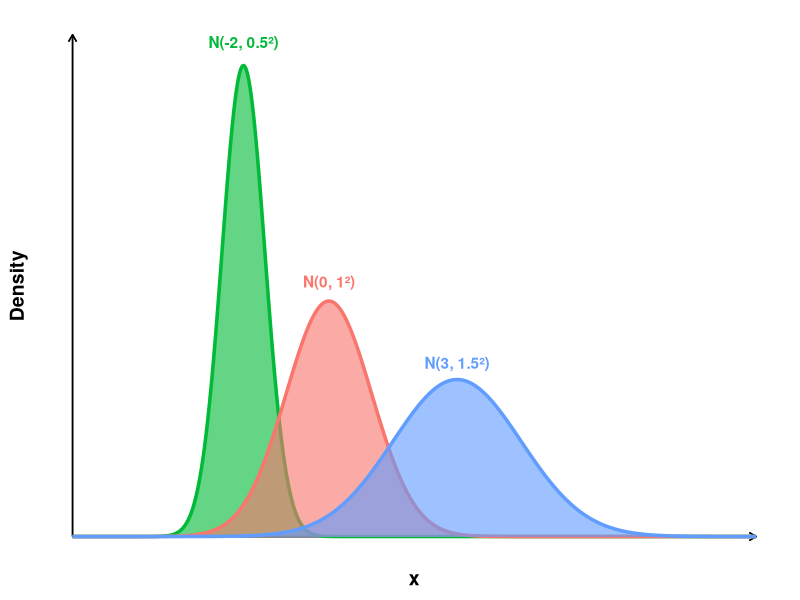
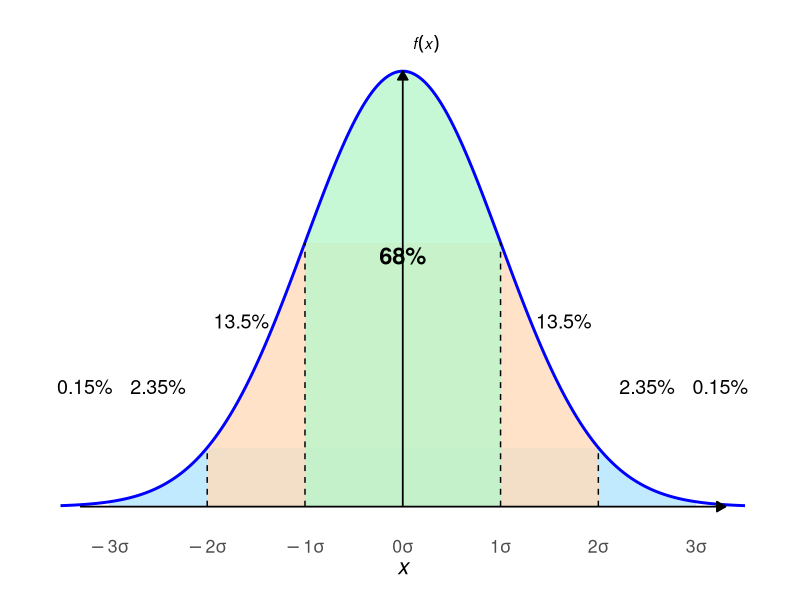
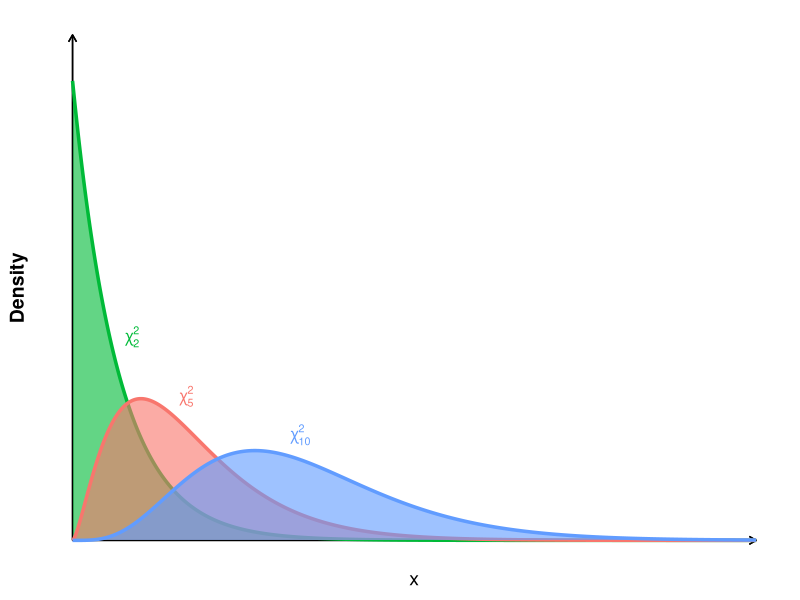
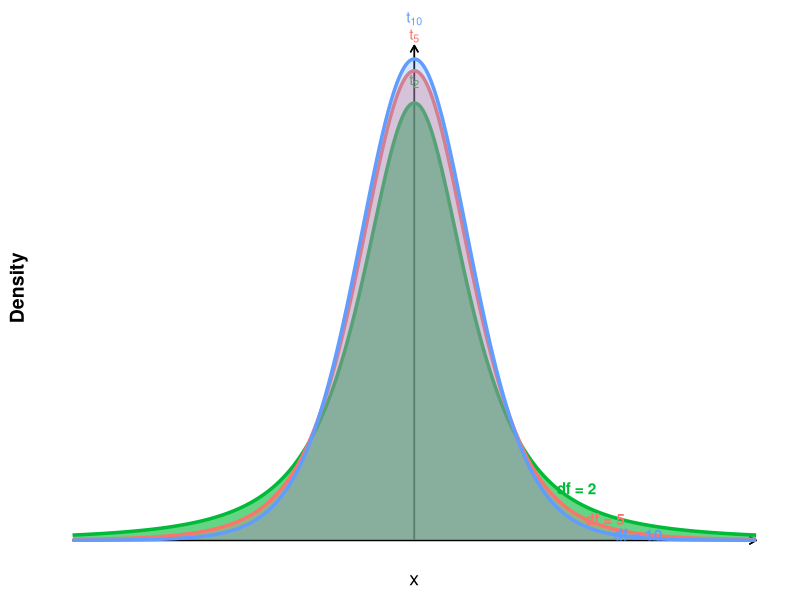
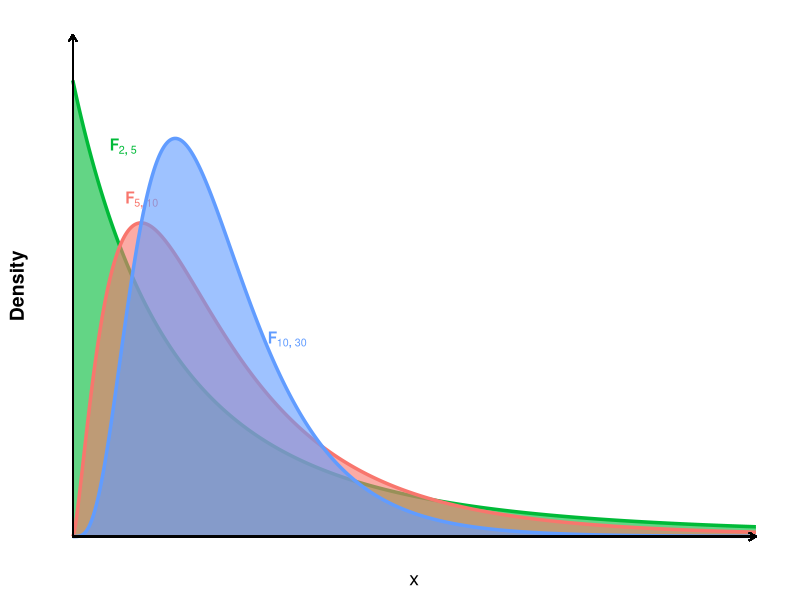
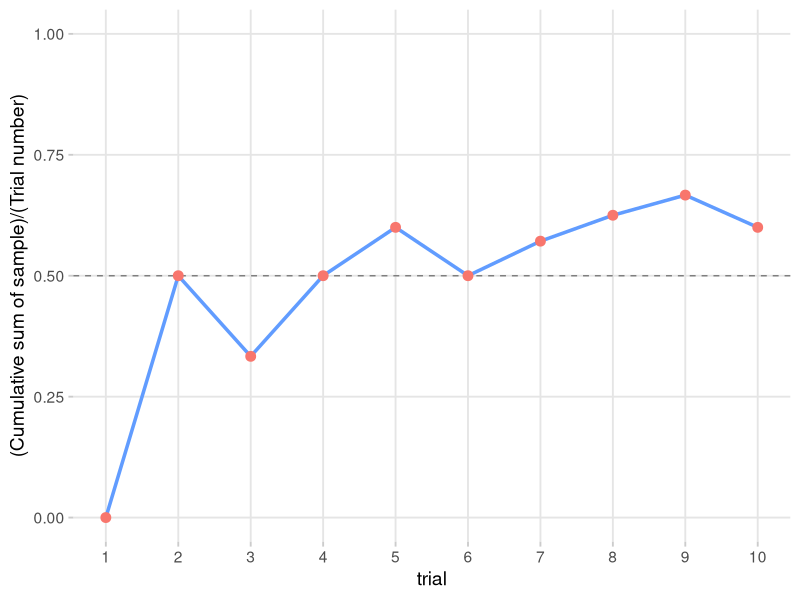
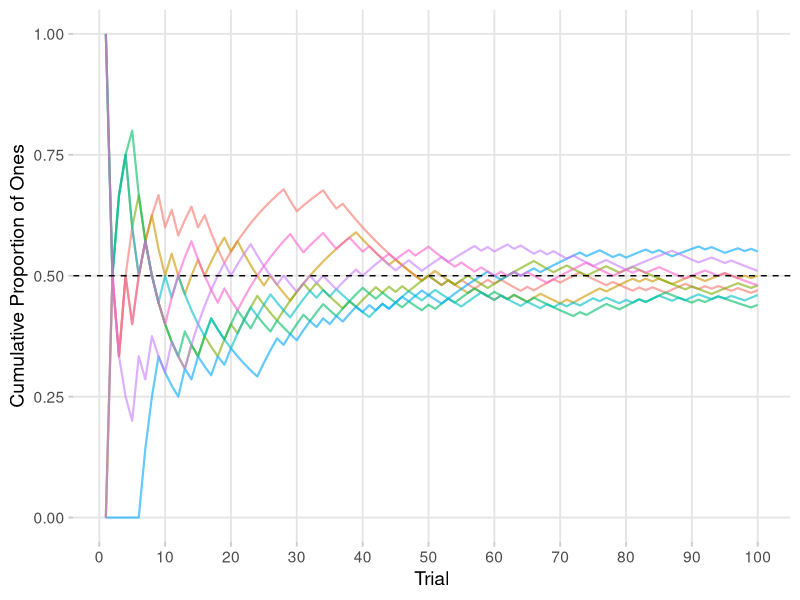

Source code (R) for these figures, in order:
## ---- chunk 1
library(ggplot2)
library(grid)

# 1) Define your parameters
mu1  <- -2; sd1  <- 0.5; col1 <- "#00BA38"; lab1 <- "N(-2, 0.5²)"
mu2  <-  0; sd2  <- 1.0; col2 <- "#F8766D"; lab2 <- "N(0, 1²)"
mu3  <-  3; sd3  <- 1.5; col3 <- "#619CFF"; lab3 <- "N(3, 1.5²)"

# 2) Base plot with no default axis lines or grid
p <- ggplot(data.frame(x = c(-6, 10)), aes(x = x)) +
  theme_minimal(base_size = 14) +
  theme(
    panel.grid      = element_blank(),
    axis.line       = element_blank(),
    axis.ticks      = element_blank(),
    axis.text       = element_blank(),
    axis.title      = element_text(face = "bold")
  ) +
  labs(x = "x", y = "Density")

# 3) Add arrow‐tipped axes via geom_segment
p <- p +
  # x-axis from x=-6→10
  geom_segment(
    aes(x = -6, y = 0, xend = 10, yend = 0),
    arrow = arrow(length = unit(0.2, "cm")), inherit.aes = FALSE
  ) +
  # y-axis from y=0→max density (~0.8)
  geom_segment(
    aes(x = -6, y = 0, xend = -6, yend = 0.85),
    arrow = arrow(length = unit(0.2, "cm")), inherit.aes = FALSE
  )

# 4) Shade area and draw first curve + label
p <- p +
  stat_function(
    fun       = dnorm,
    args      = list(mean = mu1, sd = sd1),
    geom      = "area",
    fill      = col1,
    alpha     = 0.61,
    n         = 801,
    inherit.aes = TRUE
  ) +
  stat_function(
    fun       = dnorm,
    args      = list(mean = mu1, sd = sd1),
    colour    = col1,
    size      = 1.2,
    n         = 801,
    inherit.aes = TRUE
  ) +
  annotate(
    "text",
    x        = mu1,
    y        = dnorm(mu1, mu1, sd1) * 1.05,
    label    = lab1,
    colour   = col1,
    fontface = "bold",
    hjust    = 0.5
  )

# 5) Shade area and draw second curve + label
p <- p +
  stat_function(
    fun       = dnorm,
    args      = list(mean = mu2, sd = sd2),
    geom      = "area",
    fill      = col2,
    alpha     = 0.61,
    n         = 801
  ) +
  stat_function(
    fun       = dnorm,
    args      = list(mean = mu2, sd = sd2),
    colour    = col2,
    size      = 1.2,
    n         = 801
  ) +
  annotate(
    "text",
    x        = mu2,
    y        = dnorm(mu2, mu2, sd2) * 1.05,
    label    = lab2,
    colour   = col2,
    fontface = "bold",
    hjust    = 0.50,
    vjust    = -0.15
  )

# 6) Shade area and draw third curve + label
p <- p +
  stat_function(
    fun       = dnorm,
    args      = list(mean = mu3, sd = sd3),
    geom      = "area",
    fill      = col3,
    alpha     = 0.61,
    n         = 801
  ) +
  stat_function(
    fun       = dnorm,
    args      = list(mean = mu3, sd = sd3),
    colour    = col3,
    size      = 1.2,
    n         = 801
  ) +
  annotate(
    "text",
    x        = mu3,
    y        = dnorm(mu3, mu3, sd3) * 1.05,
    label    = lab3,
    colour   = col3,
    fontface = "bold",
    hjust    = 0.5,
    vjust    = -0.25
  )

# 7) Render the final plot
p
## ---- chunk 2
library(ggplot2)
library(dplyr)
library(grid)

# 1. Define normal curve segments
x_vals <- seq(-3.5, 3.5, by = 0.01)

dnorm_df <- function(xmin, xmax, label) {
  tibble(x = seq(xmin, xmax, by = 0.01),
         y = dnorm(x),
         region = label)
}

# Split the curve into precise bands
df_68   <- dnorm_df(-1, 1,     "68%")
df_135  <- bind_rows(dnorm_df(-2, -1, "13.5%"), dnorm_df(1, 2, "13.5%"))
df_235  <- bind_rows(dnorm_df(-3, -2, "2.35%"), dnorm_df(2, 3, "2.35%"))
df_curve <- dnorm_df(-3.5, 3.5, "outline")

# 2. Color mapping
region_fills <- c(
  "68%"   = "#b9f6ca",
  "13.5%" = "#ffdab9",
  "2.35%" = "#b3e5ff"
)

# 3. Dashed vertical reference lines
v_lines <- tibble(x = c(-2, -1, 0, 1, 2),
                  y_top = dnorm(c(-2, -1, 0, 1, 2)))

# 4. Build plot
p <- ggplot() +
  
  # Shaded bands
  geom_area(data = df_235, aes(x, y), fill = "#b3e5ff", alpha = 0.8) +
  geom_area(data = df_135, aes(x, y), fill = "#ffdab9", alpha = 0.8) +
  geom_area(data = df_68,  aes(x, y), fill = "#b9f6ca", alpha = 0.8) +
  
  # Curve outline
  geom_line(data = df_curve, aes(x, y), colour = "blue", linewidth = 1) +
  
  # Dashed verticals at ±1σ and ±2σ
  geom_segment(data = v_lines %>% filter(x != 0),
               aes(x = x, xend = x, y = 0, yend = y_top),
               linetype = "dashed") +
  
  # y-axis arrow
  geom_segment(data = tibble(), aes(x = 0, xend = 0, y = 0, yend = dnorm(0)),
               linewidth = 0.6,
               arrow = arrow(type = "closed", length = unit(0.25, "cm"))) +
  
  # x-axis arrow
  geom_segment(data = tibble(), aes(x = -3.3, xend = 3.3, y = 0, yend = 0),
               linewidth = 0.6,
               arrow = arrow(type = "closed", length = unit(0.25, "cm"))) +
  
  # x-axis tick labels
  scale_x_continuous(
    breaks = -3:3,
    labels = parse(text = c("-3*sigma", "-2*sigma", "-1*sigma",
                            "0*sigma",  "1*sigma",  "2*sigma",  "3*sigma"))
  ) +
  
  # Percentage annotations
  annotate("text", x =  0.0, y = 0.23, label = "68%",   size = 6, fontface = "bold") +
  annotate("text", x = -1.65, y = 0.17, label = "13.5%", size = 5) +
  annotate("text", x =  1.65, y = 0.17, label = "13.5%", size = 5) +
  annotate("text", x = -2.5, y = 0.11, label = "2.35%", size = 5) +
  annotate("text", x =  2.5, y = 0.11, label = "2.35%", size = 5) +
  annotate("text", x = -3.25, y = 0.11, label = "0.15%", size = 5) +
  annotate("text", x =  3.25, y = 0.11, label = "0.15%", size = 5) +
  
  # f(x) label
  annotate("text", x = 0.1, y = dnorm(0) + 0.025, label = "italic(f(x))",
           parse = TRUE, hjust = 0) +
  
  # Theme (no caption)
  labs(x = expression(italic(x)), y = NULL) +
  theme_minimal(base_size = 16) +
  theme(
    axis.title.y = element_blank(),
    axis.text.y  = element_blank(),
    axis.ticks.y = element_blank(),
    panel.grid   = element_blank(),
    plot.margin  = margin(15, 15, 15, 15)
  )

# 5. Display plot
print(p)
## ---- chunk 3
# 1) Define your parameters for chi-square dfs
df1   <- 2; df2   <- 5; df3   <- 10
col1  <- "#00BA38"; lab1 <- expression(chi[2]^2)
col2  <- "#F8766D"; lab2 <- expression(chi[5]^2)
col3  <- "#619CFF"; lab3 <- expression(chi[10]^2)

# 2) Base plot with no default grid or axes
p <- ggplot(data.frame(x = c(0, 30)), aes(x = x)) +
  theme_minimal(base_size = 14) +
  theme(
    panel.grid   = element_blank(),
    axis.line    = element_blank(),
    axis.ticks   = element_blank(),
    axis.text    = element_blank(),
    axis.title   = element_text(face = "bold")
  ) +
  labs(x = expression(x), y = "Density") +
  # arrow-tipped axes
  geom_segment(aes(x = 0, y = 0, xend = 30, yend = 0),
               arrow = arrow(length = unit(0.2, "cm")),
               inherit.aes = FALSE) +
  geom_segment(aes(x = 0, y = 0, xend = 0, yend = 0.55),
               arrow = arrow(length = unit(0.2, "cm")),
               inherit.aes = FALSE)

# 3) Shade & draw χ²(df=2)
p <- p +
  stat_function(fun = dchisq, args = list(df = df1),
                geom = "area", fill = col1, alpha = 0.61, n = 801) +
  stat_function(fun = dchisq, args = list(df = df1),
                colour = col1, size = 1.2, n = 801) +
  annotate("text",
           x       = df1,
           y       = dchisq(df1, df1) * 1.05,
           label   = lab1,
           parse   = TRUE,
           colour  = col1,
           fontface= "bold",
           vjust   = -0.75,
           hjust   = -0.5)

# 4) Shade & draw χ²(df=5)
p <- p +
  stat_function(fun = dchisq, args = list(df = df2),
                geom = "area", fill = col2, alpha = 0.61, n = 801) +
  stat_function(fun = dchisq, args = list(df = df2),
                colour = col2, size = 1.2, n = 801) +
  annotate("text",
           x       = df2,
           y       = dchisq(df2, df2) * 1.05,
           label   = lab2,
           parse   = TRUE,
           colour  = col2,
           fontface= "bold",
           vjust   = -0.75,
           hjust   = 0.5)

# 5) Shade & draw χ²(df=10)
p <- p +
  stat_function(fun = dchisq, args = list(df = df3),
                geom = "area", fill = col3, alpha = 0.61, n = 801) +
  stat_function(fun = dchisq, args = list(df = df3),
                colour = col3, size = 1.2, n = 801) +
  annotate("text",
           x       = df3,
           y       = dchisq(df3, df3) * 1.05,
           label   = lab3,
           parse   = TRUE,
           colour  = col3,
           fontface= "bold",
           vjust   = -0.5,
           hjust   = 0.5)

# 6) Render the plot
p
## ---- chunk 4
library(ggplot2)
library(grid)   # for unit()

## 1) Degrees of freedom, colours, labels ------------------------------------
df1  <-  2;  col1 <- "#00BA38"; lab1 <- expression(t[2])
df2  <-  5;  col2 <- "#F8766D"; lab2 <- expression(t[5])
df3  <- 10;  col3 <- "#619CFF"; lab3 <- expression(t[10])

## 2) Base plot (no default grid or axes) ------------------------------------
p <- ggplot(data.frame(x = c(-6,  6)), aes(x = x)) +
  theme_minimal(base_size = 14) +
  theme(
    panel.grid   = element_blank(),
    axis.line    = element_blank(),
    axis.ticks   = element_blank(),
    axis.text    = element_blank(),
    axis.title   = element_text(face = "bold")
  ) +
  labs(x = expression(x), y = "Density") +
  # arrow-tipped axes
  geom_segment(aes(x = -6, y = 0, xend =  6, yend = 0),
               arrow = arrow(length = unit(0.2, "cm")),
               inherit.aes = FALSE) +
  geom_segment(aes(x =  0, y = 0, xend =  0, yend = 0.40),
               arrow = arrow(length = unit(0.2, "cm")),
               inherit.aes = FALSE)

## 3) Shade & draw t(df = 2) --------------------------------------------------
p <- p +
  stat_function(fun = dt, args = list(df = df1),
                geom = "area", fill = col1, alpha = 0.61, n = 801) +
  stat_function(fun = dt, args = list(df = df1),
                colour = col1, size = 1.2, n = 801) +
  annotate("text",
           x       = 0,
           y       = dt(0, df1) * 1.05,
           label   = lab1,      # t[2]
           parse   = TRUE,
           colour  = col1,
           fontface = "bold",
           hjust   = 0.5) +
  annotate("text",
           x       = 2.5,       # a little to the right of the curve
           y       = dt(2.5, df1),
           label   = "df = 2",
           colour  = col1,
           fontface = "bold",
           hjust   = 0)         # left-aligned for readability

## 4) Shade & draw t(df = 5) --------------------------------------------------
p <- p +
  stat_function(fun = dt, args = list(df = df2),
                geom = "area", fill = col2, alpha = 0.34, n = 801) +
  stat_function(fun = dt, args = list(df = df2),
                colour = col2, size = 1.2, n = 801) +
  annotate("text",
           x       = 0,
           y       = dt(0, df2) * 1.05,
           label   = lab2,      # t[5]
           parse   = TRUE,
           colour  = col2,
           fontface = "bold",
           hjust   = 0.5,
           vjust   = -0.35) +
  annotate("text",
           x       = 3,
           y       = dt(3, df2),
           label   = "df = 5",
           colour  = col2,
           fontface = "bold",
           hjust   = 0)

## 5) Shade & draw t(df = 10) -------------------------------------------------
p <- p +
  stat_function(fun = dt, args = list(df = df3),
                geom = "area", fill = col3, alpha = 0.25, n = 801) +
  stat_function(fun = dt, args = list(df = df3),
                colour = col3, size = 1.2, n = 801) +
  annotate("text",
           x       = 0,
           y       = dt(0, df3) * 1.05,
           label   = lab3,      # t[10]
           parse   = TRUE,
           colour  = col3,
           fontface = "bold",
           hjust   = 0.5,
           vjust   = -0.70) +
  annotate("text",
           x       = 3.5,
           y       = dt(3.5, df3),
           label   = "df = 10",
           colour  = col3,
           fontface = "bold",
           hjust   = 0)

## 6) Render the combined plot -----------------------------------------------
print(p)
## ---- chunk 5
library(ggplot2)
library(grid)   # for arrow()

# 1) Parameters for the three F distributions
nu1a <-  2; nu2a <-  5; colA <- "#00BA38"; labA <- expression(bold(F[2][", "][5]))
nu1b <-  5; nu2b <- 10; colB <- "#F8766D"; labB <- expression(bold(F[5][", "][10]))
nu1c <- 10; nu2c <- 30; colC <- "#619CFF"; labC <- expression(bold(F[10][", "][30]))

# 2) Common x‐axis values
x_vals <- seq(0, 5, length.out = 1000)

# 3) Compute densities
f_dens_a <- df(x_vals, df1 = nu1a, df2 = nu2a)
f_dens_b <- df(x_vals, df1 = nu1b, df2 = nu2b)
f_dens_c <- df(x_vals, df1 = nu1c, df2 = nu2c)

# 4) Single data frame with grouping
f_data <- data.frame(
  x       = rep(x_vals, 3),
  density = c(f_dens_a, f_dens_b, f_dens_c),
  group   = factor(rep(c("2,5", "5,10", "10,20"), each = length(x_vals)))
)

# 5) Base ggplot
f_plot <- ggplot(f_data, aes(x = x, y = density, group = group)) +
  
  # F(2,5)
  geom_area(data = subset(f_data, group == "2,5"),
            fill = colA, alpha = 0.61) +
  geom_line(data = subset(f_data, group == "2,5"),
            colour = colA, size = 1.2) +
  annotate("text",
           x      = nu1a/(nu2a-2),
           y      = df(nu1a/(nu2a-2), df1 = nu1a, df2 = nu2a)*1.05,
           label  = labA,
           parse  = TRUE,
           colour = colA,
           vjust  = -10, 
           hjust  = 2.0) +
  
  # F(5,10)
  geom_area(data = subset(f_data, group == "5,10"),
            fill = colB, alpha = 0.61) +
  geom_line(data = subset(f_data, group == "5,10"),
            colour = colB, size = 1.2) +
  annotate("text",
           x      = nu1b/(nu2b-2),
           y      = df(nu1b/(nu2b-2), df1 = nu1b, df2 = nu2b)*1.05,
           label  = labB,
           parse  = TRUE,
           colour = colB,
           vjust  = -0.5,
           hjust  = 1.0) +
  
  # F(10,20)
  geom_area(data = subset(f_data, group == "10,20"),
            fill = colC, alpha = 0.61) +
  geom_line(data = subset(f_data, group == "10,20"),
            colour = colC, size = 1.2) +
  annotate("text",
           x      = nu1c/(nu2c-2),
           y      = df(nu1c/(nu2c-2), df1 = nu1c, df2 = nu2c)*1.05,
           label  = labC,
           parse  = TRUE,
           colour = colC,
           hjust  = -3.75) +
  
  # Arrow‐tipped axes
  geom_segment(aes(x = 0, y = 0, xend = 5, yend = 0),
               arrow = arrow(length = unit(0.2, "cm")),
               inherit.aes = FALSE) +
  geom_segment(aes(x = 0, y = 0, xend = 0, yend = max(f_dens_a, f_dens_b, f_dens_c)*1.1),
               arrow = arrow(length = unit(0.2, "cm")),
               inherit.aes = FALSE) +
  
  # Axis labels
  labs(x = "x", y = "Density") +
  
  # Clean theme: only axes, no grid/box/ticks/text
  theme_minimal(base_size = 14) +
  theme(
    panel.grid     = element_blank(),
    panel.border   = element_blank(),
    axis.ticks     = element_blank(),
    axis.text      = element_blank(),
    axis.title.x   = element_text(face = "plain"),
    axis.title.y   = element_text(face = "bold"),
    axis.line      = element_blank()
  )

# 6) Render
print(f_plot)
## ---- chunk 6
library(ggplot2)

set.seed(123)
n  <- 10; p  <- 0.5
df <- data.frame(
  trial        = 1:n,
  running_mean = cumsum(rbinom(n, 1, p)) / (1:n)
)

# Pick two lovely colors from ColorBrewer Set2
line_col  <- "#619CFF"
point_col <- "#F8766D"

ggplot(df, aes(x = trial, y = running_mean)) +
  geom_hline(yintercept = p, linetype = "dashed", colour = "grey50") +
  geom_line(colour = line_col, size = 1.2) +
  geom_point(colour = point_col, size = 3) +
  scale_x_continuous(breaks = 1:n) +
  scale_y_continuous(limits = c(0, 1)) +
  labs(
    x = "trial",
    y = "(Cumulative sum of sample)/(Trial number)"
  ) +
  theme_minimal(base_size = 14) +
  theme(
    panel.grid.major = element_line(colour = "grey90"),
    panel.grid.minor = element_blank(),
    axis.ticks       = element_line(colour = "grey80"),
    axis.text        = element_text(colour = "grey30")
  )
## ---- chunk 7
library(ggplot2)
library(tidyr)

set.seed(123)

# 1) Simulate eight independent Bernoulli(½) streams and compute running means
n       <- 100
p       <- 0.5
trial   <- 1:n
samples <- replicate(8, rbinom(n, 1, p))
runs    <- apply(samples, 2, function(x) cumsum(x) / trial)

# 2) Pivot to long format
df        <- as.data.frame(runs)
df$trial  <- trial
df_long   <- pivot_longer(
  df,
  cols      = starts_with("V"),
  names_to  = "series",
  values_to = "running_mean"
)

# 3) Plot with thinner, lighter lines and no legend
ggplot(df_long, aes(x = trial, y = running_mean, color = series)) +
  geom_line(size = 0.75, alpha = 0.61) +             # thinner and semi-transparent :contentReference[oaicite:0]{index=0}
  geom_hline(yintercept = p, linetype = "dashed", color = "black") +
  scale_x_continuous(breaks = seq(0, n, by = 10)) +
  scale_y_continuous(limits = c(0, 1)) +
  labs(
    x     = "Trial",
    y     = "Cumulative Proportion of Ones"
  ) +
  theme_minimal(base_size = 14) +
  theme(
    panel.grid.minor = element_blank(),
    panel.grid.major = element_line(color = "grey90"),
    axis.ticks       = element_line(color = "grey80"),
    legend.position  = "none"
  )
